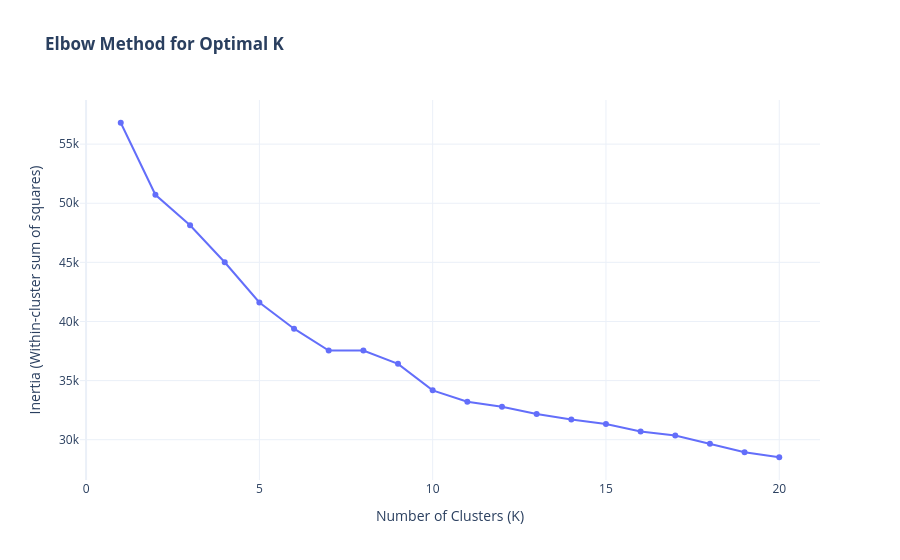

The code cell stored with this chart in its notebook:
### Code cell
# --- Imports ---
import pandas as pd
import numpy as np
from pathlib import Path
import warnings

# Scikit-learn imports
from sklearn.experimental import enable_iterative_imputer
from sklearn.impute import IterativeImputer
from sklearn.preprocessing import StandardScaler
from sklearn.cluster import KMeans

# Plotting import
import plotly.graph_objects as go

# Suppress FutureWarnings from scikit-learn for cleaner output
warnings.filterwarnings("ignore", category=FutureWarning)

# --- 1. Configuration and Setup ---
# Define project paths assuming this notebook is in the 'notebooks/' directory
NOTEBOOK_DIR = Path.cwd()
PROJECT_ROOT = NOTEBOOK_DIR.parent
PROCESSED_DATA_DIR = PROJECT_ROOT / "data" / "processed"

# Input file for sales data
INPUT_FILENAME = "madrid_rental_properties_processed_1.csv"
INPUT_FILEPATH = PROCESSED_DATA_DIR / INPUT_FILENAME

# --- 2. Load the Data ---
print(f"--- Loading Data from {INPUT_FILEPATH} ---")
df = pd.read_csv(INPUT_FILEPATH)
print("Data loaded successfully. Shape:", df.shape)

# --- 3. Preprocessing and Encoding ---
# This section mirrors the logic in your final training script.

print("\n--- Preprocessing Data ---")

# Define target variable
target_variable = 'price_eur_pm'

# Drop unnecessary/redundant columns. We now drop lat, lon, and distrito.
columns_to_drop = [
    'url', 'property_id', 'scraped_at', 'energy_cert_classification',
    'description', 'superficie_util', 'orientacion_list',
    'distrito', 'latitude', 'longitude' # Dropping these as we will use 'barrio_encoded' as the sole location feature
]
df.drop(columns=columns_to_drop, inplace=True, errors='ignore')

# Drop columns with high NaN percentage (but keep 'amueblado')
NAN_DROP_THRESHOLD = 0.5
COLS_TO_KEEP_REGARDLESS_OF_NAN = ['amueblado', 'antiguedad']

missing_value_percent = df.isnull().sum() / len(df)
cols_with_high_nan = missing_value_percent[missing_value_percent > NAN_DROP_THRESHOLD].index
cols_to_drop_high_nan = [col for col in cols_with_high_nan if col not in COLS_TO_KEEP_REGARDLESS_OF_NAN]

if cols_to_drop_high_nan:
    df.drop(columns=cols_to_drop_high_nan, inplace=True)
    print(f"Dropped {len(cols_to_drop_high_nan)} columns with >{NAN_DROP_THRESHOLD*100}% missing values: {cols_to_drop_high_nan}")

# Ordinal Encoding
age_map = {
    'Más de 50 años': 0, 'Entre 30 y 50 años': 1, 'Entre 20 y 30 años': 2,
    'Entre 10 y 20 años': 3, 'Entre 5 y 10 años': 4, 'Menos de 5 años': 5
}
condition_map = {'A reformar': 0, 'En buen estado': 1, 'Reformado': 2, 'A estrenar': 3}
df['antiguedad'] = df['antiguedad'].map(age_map)
df['conservacion'] = df['conservacion'].map(condition_map)

# Target Encoding (now only for 'barrio')
df['barrio'] = df['barrio'].fillna('Desconocido')
barrio_map = df.groupby('barrio')[target_variable].mean()
df['barrio'] = df['barrio'].map(barrio_map)
df.rename(columns={'barrio': 'barrio_encoded'}, inplace=True)

# One-Hot Encoding
# Note: The rental data also has 'acepta_mascotas', which we'll handle in the main script.
# For this elbow analysis, we'll focus on the columns that both datasets might have after cleaning.
if 'amueblado' in df.columns:
    df = pd.get_dummies(df, columns=['amueblado'], prefix='amueblado', dummy_na=True)
if 'acepta_mascotas' in df.columns: # Added this for rental data
    df = pd.get_dummies(df, columns=['acepta_mascotas'], prefix='acepta_mascotas', dummy_na=True)
# Isolate features (X) for imputation
features_df = df.drop(columns=[target_variable])

# Iterative Imputation
print("Applying IterativeImputer...")
imputer = IterativeImputer(max_iter=10, random_state=42)
features_imputed_array = imputer.fit_transform(features_df)
features_imputed_df = pd.DataFrame(features_imputed_array, columns=features_df.columns, index=features_df.index)

# --- 4. Feature Scaling ---
print("\n--- Scaling Features ---")
scaler = StandardScaler()
features_scaled = scaler.fit_transform(features_imputed_df)
print("Features scaled successfully.")

# --- 5. Elbow Method for Optimal K ---
def find_optimal_k(data, max_k=15):
    """
    Finds the optimal number of clusters (k) for K-Means using the Elbow Method
    and displays an interactive plot.
    """
    print("\n--- Running Elbow Method ---")
    inertias = []
    k_range = range(1, max_k + 1)
    for k in k_range:
        kmeans = KMeans(n_clusters=k, random_state=42, n_init='auto')
        kmeans.fit(data)
        inertias.append(kmeans.inertia_)
        print(f"Inertia for k={k}: {kmeans.inertia_:.2f}")

    # Plotting the elbow curve
    fig = go.Figure(data=go.Scatter(x=list(k_range), y=inertias, mode='lines+markers'))
    fig.update_layout(
        title='<b>Elbow Method for Optimal K</b>',
        xaxis_title='Number of Clusters (K)',
        yaxis_title='Inertia (Within-cluster sum of squares)',
        template='plotly_white'
    )
    print("\nDisplaying elbow plot. Look for the 'elbow' point where the rate of decrease significantly slows.")
    fig.show()

# --- Execute the function ---
# This will now run on the corrected feature set
find_optimal_k(features_scaled, max_k=20)# In your Jupyter Notebook (e.g., model_training.ipynb)

### Figure 1 — Plotly figure (JSON) as saved in the notebook; plotly's stock layout.template omitted (floating-point values rounded to 4 significant figures)
{"data": [{"mode": "lines+markers", "type": "scatter", "x": [1, 2, 3, 4, 5, 6, 7, 8, 9, 10, 11, 12, 13, 14, 15, 16, 17, 18, 19, 20], "y": [56810.0, 50720.0, 48140.0, 45010.0, 41610.0, 39390.0, 37540.0, 37550.0, 36410.0, 34170.0, 33210.0, 32780.0, 32180.0, 31710.0, 31330.0, 30700.0, 30360.0, 29650.0, 28930.0, 28510.0]}], "layout": {"title": {"text": "<b>Elbow Method for Optimal K</b>"}, "xaxis": {"title": {"text": "Number of Clusters (K)"}}, "yaxis": {"title": {"text": "Inertia (Within-cluster sum of squares)"}}}}
